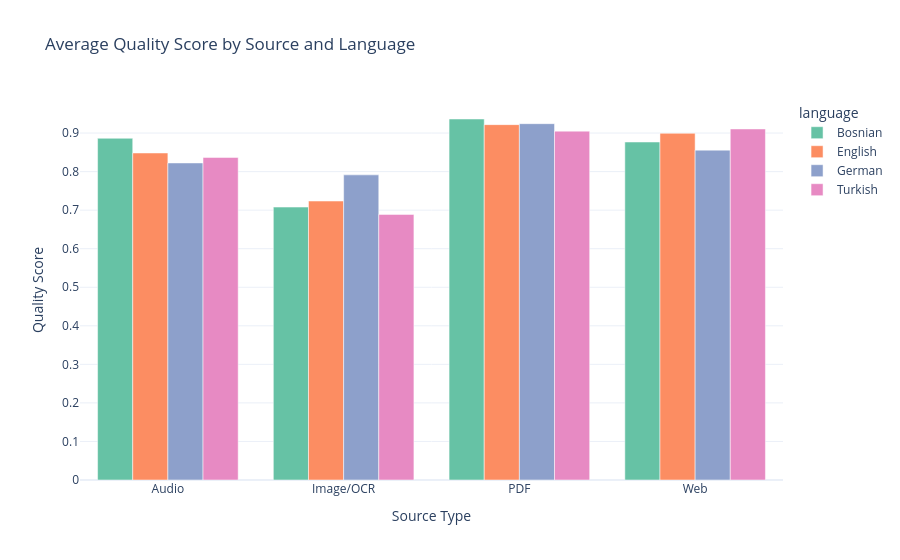

Source (notebook cell):
### Markdown cell above
### 5.2 Interactive Bar Chart

### Code cell
# Average quality score by source and language
avg_quality = df.groupby(['source_type', 'language'])['quality_score'].mean().reset_index()

fig = px.bar(avg_quality, x='source_type', y='quality_score', color='language',
             barmode='group',
             title='Average Quality Score by Source and Language',
             labels={'quality_score': 'Quality Score', 'source_type': 'Source Type'},
             color_discrete_sequence=px.colors.qualitative.Set2)

fig.update_layout(template='plotly_white')
fig.show()

### Figure 1 — Plotly figure (JSON) as saved in the notebook; plotly's stock layout.template omitted (floating-point values rounded to 4 significant figures)
{"data": [{"alignmentgroup": "True", "hovertemplate": "language=Bosnian<br>Source Type=%{x}<br>Quality Score=%{y}<extra></extra>", "legendgroup": "Bosnian", "marker": {"color": "rgb(102,194,165)", "pattern": {"shape": ""}}, "name": "Bosnian", "offsetgroup": "Bosnian", "orientation": "v", "showlegend": true, "textposition": "auto", "type": "bar", "x": ["Audio", "Image/OCR", "PDF", "Web"], "xaxis": "x", "y": [0.8865, 0.708, 0.9365, 0.8768], "yaxis": "y"}, {"alignmentgroup": "True", "hovertemplate": "language=English<br>Source Type=%{x}<br>Quality Score=%{y}<extra></extra>", "legendgroup": "English", "marker": {"color": "rgb(252,141,98)", "pattern": {"shape": ""}}, "name": "English", "offsetgroup": "English", "orientation": "v", "showlegend": true, "textposition": "auto", "type": "bar", "x": ["Audio", "Image/OCR", "PDF", "Web"], "xaxis": "x", "y": [0.8483, 0.7237, 0.9219, 0.8994], "yaxis": "y"}, {"alignmentgroup": "True", "hovertemplate": "language=German<br>Source Type=%{x}<br>Quality Score=%{y}<extra></extra>", "legendgroup": "German", "marker": {"color": "rgb(141,160,203)", "pattern": {"shape": ""}}, "name": "German", "offsetgroup": "German", "orientation": "v", "showlegend": true, "textposition": "auto", "type": "bar", "x": ["Audio", "Image/OCR", "PDF", "Web"], "xaxis": "x", "y": [0.8225, 0.7916, 0.9244, 0.8557], "yaxis": "y"}, {"alignmentgroup": "True", "hovertemplate": "language=Turkish<br>Source Type=%{x}<br>Quality Score=%{y}<extra></extra>", "legendgroup": "Turkish", "marker": {"color": "rgb(231,138,195)", "pattern": {"shape": ""}}, "name": "Turkish", "offsetgroup": "Turkish", "orientation": "v", "showlegend": true, "textposition": "auto", "type": "bar", "x": ["Audio", "Image/OCR", "PDF", "Web"], "xaxis": "x", "y": [0.8368, 0.689, 0.905, 0.9107], "yaxis": "y"}], "layout": {"barmode": "group", "legend": {"title": {"text": "language"}, "tracegroupgap": 0}, "title": {"text": "Average Quality Score by Source and Language"}, "xaxis": {"anchor": "y", "domain": [0, 1], "title": {"text": "Source Type"}}, "yaxis": {"anchor": "x", "domain": [0, 1], "title": {"text": "Quality Score"}}}}
